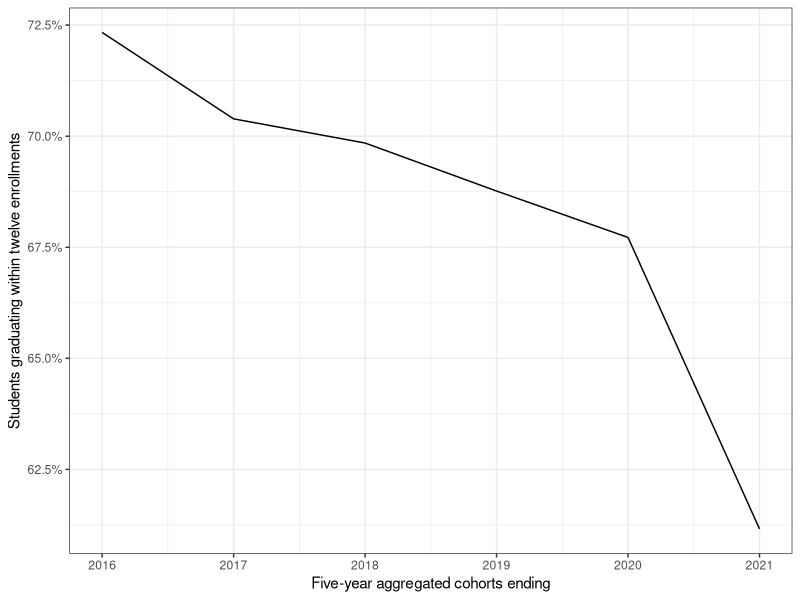

Reproduce this figure in R.
## ---- chunk 1
library(tidyverse)
library(readxl)

knitr::opts_chunk$set(echo = FALSE)
## ---- chunk 2
#| label: fig-graduation-longitudinal
#| fig-cap: Percent graduated within twelve enrollments, five year aggregated cohorts in year ending.
#| fig-width: 7
#| fig-height: 4
#| out-width: 100%
#| out-height: 100%

# read in the data
graduation <- read_excel("data/graduation/cohorts_in_12.xlsx") 

# plot the data
graduation |>
    mutate(Share = `Graduated in 12` / Total ) |>
ggplot(aes(x = `Five-year aggregated cohorts ending`, y = Share)) +
  geom_line() +
  scale_y_continuous(labels = scales::percent) +
  labs(y = "Students graduating within twelve enrollments") + 
  theme_bw()
